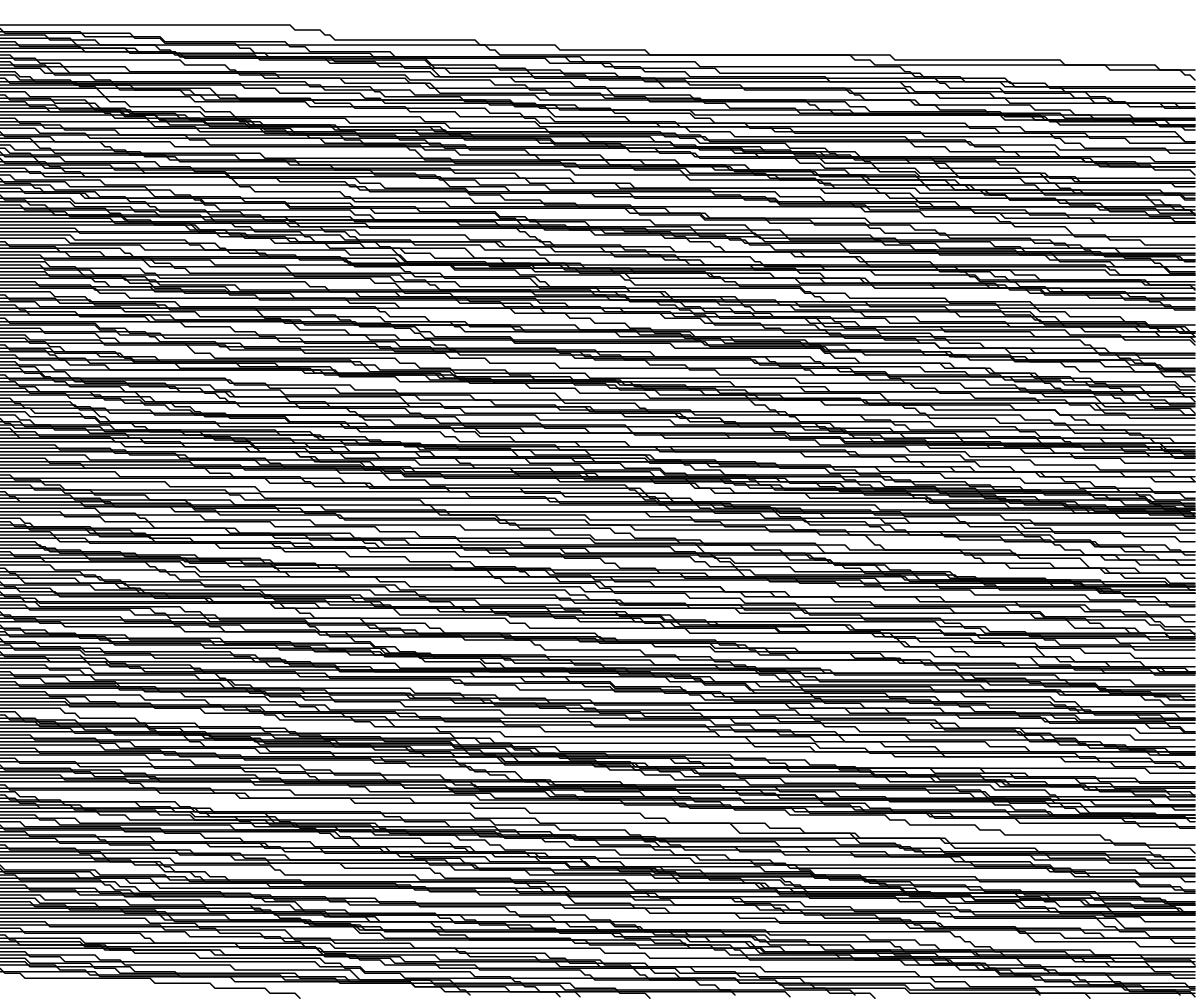
Frame 1 (no input)
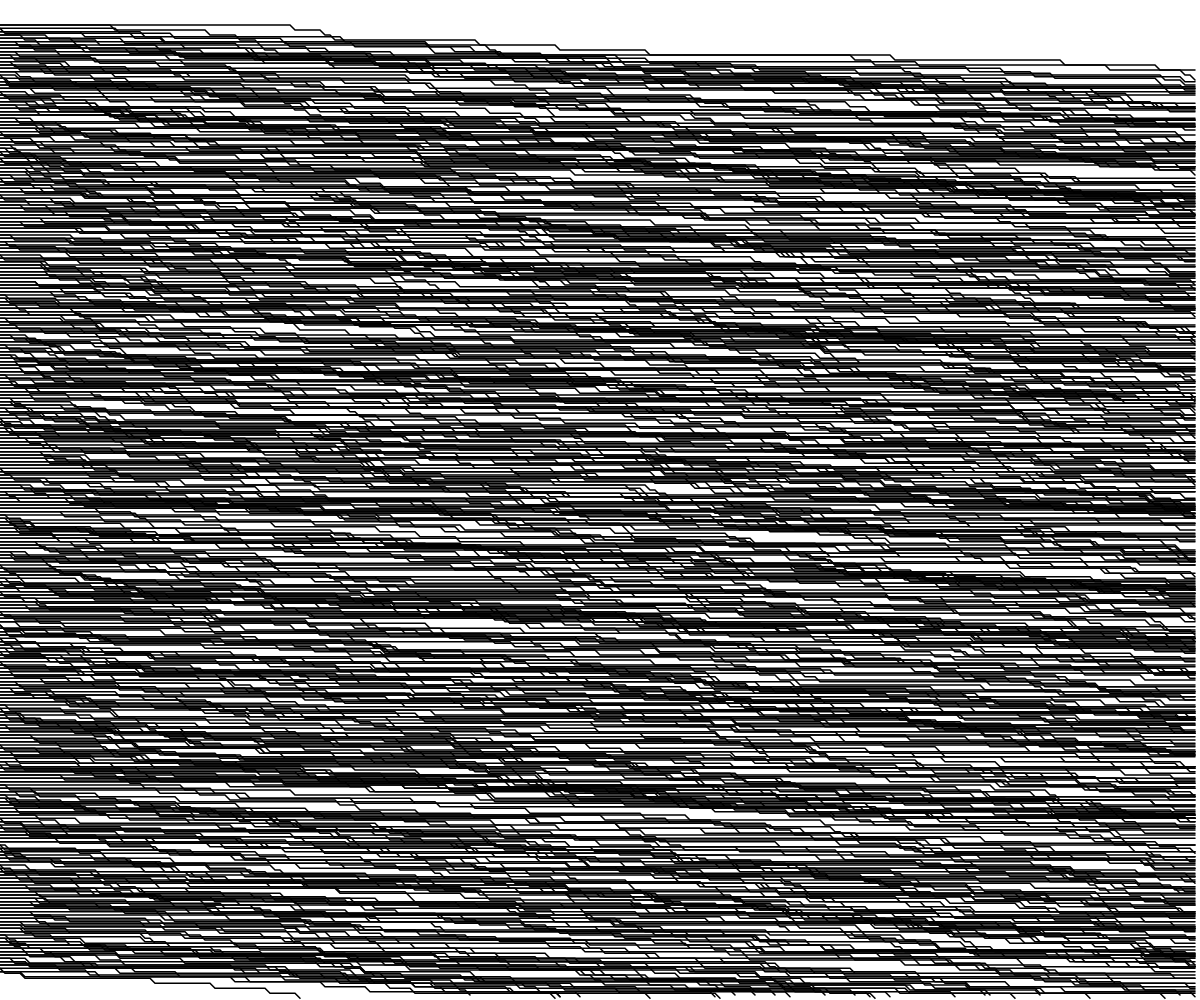
Frame 2 (the mouse pressed at the canvas centre, redrawn once)

The p5.js sketch that drew these frames (run headless with seeded random() and noise() and a simulated clock; the mouse was pressed at the canvas centre and the sketch redrawn once):

// p5.js sketch
// ── sketch.js
"use strict";
// SKETCH: lines
function vadd(a, b) {
    return { x: a.x + b.x, y: a.y + b.y };
}
function makeWalkers(height, stride, pad) {
    var walkers = [];
    for (var i = pad; i < height - pad; i += stride) {
        walkers.push({ x: 0, y: i });
    }
    return walkers;
}
function drawPath(path, weight) {
    if (weight === void 0) { weight = 5; }
    push();
    noFill();
    strokeWeight(weight);
    beginShape();
    for (var _i = 0, path_1 = path; _i < path_1.length; _i++) {
        var _a = path_1[_i], x = _a.x, y = _a.y;
        vertex(x, y);
    }
    endShape();
    pop();
}
function path(start, bounds, speed) {
    var path = [start];
    var current = start;
    while (current.x < bounds.x && current.y < bounds.y) {
        var next = vadd(current, speed(current.x, current.y));
        path.push(next);
        current = next;
    }
    return path;
}
function perlinRight(speed) {
    return function (x, y) {
        return { x: speed, y: -5 + 10 * noise((x + y) / (windowWidth + windowHeight)) };
    };
}
function rightAndJumpUp(xspeed, yspeed, p) {
    return function (_x, _y) {
        return { x: xspeed, y: random() < p ? yspeed : 0 };
    };
}
var N_WALKERS = 300;
function setup() {
    createCanvas(windowWidth, windowHeight);
    noLoop();
}
function draw() {
    var walkers = makeWalkers(windowHeight, windowHeight / N_WALKERS, 25);
    var bounds = { x: windowWidth - 5, y: windowHeight - 5 };
    var buildPath = function (w) { return path(w, bounds, rightAndJumpUp(5, 5, 0.05)); };
    walkers
        .map(buildPath)
        .forEach(function (p) { return drawPath(p, 1.5); });
}
